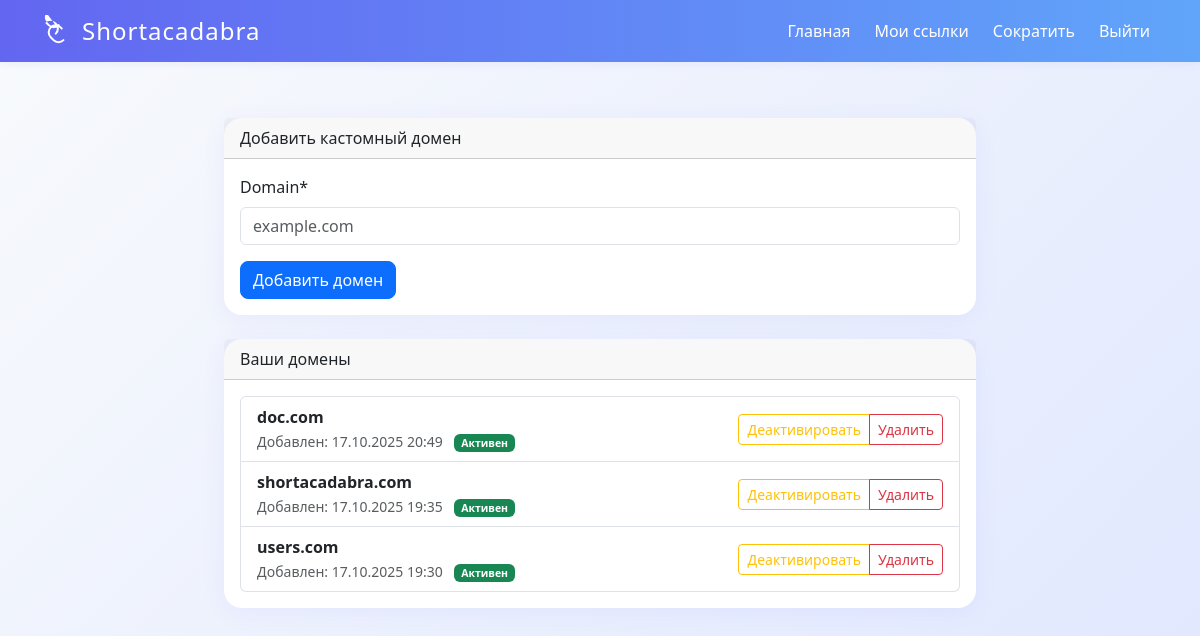
The app's page /domains/ (signed in) with its own data.
### ss/models.py (models this page shows, shortened)
class CustomDomain(models.Model):
    domain = models.CharField(
        max_length=255,
        unique=True,
        validators=[RegexValidator(
            regex=r'^[a-zA-Z0-9]([a-zA-Z0-9\-]{0,61}[a-zA-Z0-9])?(\.[a-zA-Z0-9]([a-zA-Z0-9\-]{0,61}[a-zA-Z0-9])?)*$',
            message='Enter a valid domain name'
        )]
    )
    user = models.ForeignKey(User, on_delete=models.CASCADE, related_name="custom_domains")
    is_active = models.BooleanField(default=True)
    created_at = models.DateTimeField(auto_now_add=True)
    class Meta:
        ordering = ['-created_at']

### ss/views.py (the view)
# urls.py: path('domains/', views.domains, name="domains"),
@login_required(login_url='register')
def domains(request):
    if request.method == "POST":
        form = CustomDomainForm(request.POST)
        if form.is_valid():
            domain = form.save(commit=False)
            domain.user = request.user
            domain.save()
            return redirect('domains')
    else:
        form = CustomDomainForm()
    user_domains = CustomDomain.objects.filter(user=request.user)
    context = {
        'form': form,
        'domains': user_domains,
    }
    return render(request, "ss/domains.html", context)

### ss/forms.py (shortened to what this page needs)
class CustomDomainForm(forms.ModelForm):
    class Meta:
        model = CustomDomain
        fields = ['domain']
        widgets = {
            'domain': forms.TextInput(attrs={
                'class': 'form-control',
                'placeholder': 'example.com'
            })
        }

### ss/templates/ss/domains.html (shortened to what this page needs)
{% extends "ss/layout.html" %}
{% load crispy_forms_tags %}
{% block body %}
<div class="row justify-content-center">
    <div class="col-md-8">
        <div class="card mb-4">
            <div class="card-header">Добавить кастомный домен</div>
            <div class="card-body">
                <form method="post">
                    {{ form|crispy }}
                    <button type="submit" class="btn btn-primary">Добавить домен</button>
                </form>
            </div>
        </div>
        <div class="card">
            <div class="card-header">Ваши домены</div>
            <div class="card-body">
                {% if domains %}
                    <div class="list-group">
                        {% for domain in domains %}
                        <div class="list-group-item d-flex justify-content-between align-items-center">
                            <div>
                                <strong>{{ domain.domain }}</strong>
                                <br>
                                <small class="text-muted">
                                    Добавлен: {{ domain.created_at|date:"d.m.Y H:i" }}
                                    {% if domain.is_active %}
                                        <span class="badge bg-success ms-2">Активен</span>
                                    {% else %}
                                        <span class="badge bg-secondary ms-2">Неактивен</span>
                                    {% endif %}
                                </small>
                            </div>
                            <div class="btn-group" role="group">
                                <a href="{% url 'toggle_domain' domain.id %}" class="btn btn-outline-warning btn-sm">
                                    {% if domain.is_active %}Деактивировать{% else %}Активировать{% endif %}
                                </a>
                                <a href="{% url 'delete_domain' domain.id %}" class="btn btn-outline-danger btn-sm"
                                   onclick="return confirm('Удалить домен {{ domain.domain }}?')">Удалить</a>
                            </div>
                        </div>
                        {% endfor %}
                    </div>
                {% else %}
                    <p class="text-muted">У вас пока нет кастомных доменов.</p>
                {% endif %}
            </div>
        </div>
    </div>
</div>
{% endblock %}

### Shortacadabra/ss/templates/ss/layout.html (shortened to what this page needs)
{% load static %}
<!DOCTYPE html>
<html lang="ru">
<head>
    <link href="https://cdn.jsdelivr.net/npm/bootstrap@5.3.0/dist/css/bootstrap.min.css" rel="stylesheet">
</head>
<body>
    <nav class="navbar navbar-expand-lg mb-4">
        <div class="container">
            <a class="navbar-brand d-flex align-items-center gap-2" href="{% url 'home' %}">
                Shortacadabra
            </a>
            <div class="collapse navbar-collapse" id="navbarNavDropdown">
                <ul class="navbar-nav ms-auto gap-2">
                    <li class="nav-item">
                        <a class="nav-link {% if request.resolver_match.url_name == 'home' %}active{% endif %}" href="{% url 'home' %}">Главная</a>
                    </li>
                    <li class="nav-item">
                        <a class="nav-link {% if request.resolver_match.url_name == 'urls' %}active{% endif %}" href="{% url 'urls' %}">Мои ссылки</a>
                    </li>
                    <li class="nav-item">
                        <a class="nav-link {% if request.resolver_match.url_name == 'shorten' %}active{% endif %}" href="{% url 'shorten' %}">Сократить</a>
                    </li>
                    {% if user.is_authenticated %}
                    <li class="nav-item">
                        <a class="nav-link" href="{% url 'logout' %}">Выйти</a>
                    </li>
                    {% endif %}
                </ul>
            </div>
        </div>
    </nav>
    <main class="container main-content">
        {% block body %}{% endblock %}
    </main>
</body>
</html>

### Shortacadabra/ss/templates/ss/layout.html (style rules this page uses)
body { min-height: 100vh; background: linear-gradient(135deg, #f8fafc 0%, #e0e7ff 100%); font-family: 'Segoe UI', 'Roboto', 'Arial', sans-serif; }
.navbar { background: linear-gradient(90deg, #6366f1 0%, #60a5fa 100%); box-shadow: 0 2px 8px rgba(99,102,241,0.08); }
.navbar-brand, .navbar-nav .nav-link, .navbar-nav .dropdown-item { color: #fff !important; font-weight: 500; }
.navbar-brand { font-size: 1.5rem; letter-spacing: 1px; }
.main-content { padding: 32px 0 48px 0; }
.card { border-radius: 18px; box-shadow: 0 4px 24px rgba(99,102,241,0.07); border: none; }
.btn-primary, .btn-success, .btn-info { border-radius: 8px; font-weight: 500; }

### records on screen
CustomDomain: domain "doc.com", created_at "17.10.2025 20:49", is_active "Активен"
CustomDomain: domain "shortacadabra.com", created_at "17.10.2025 19:35", is_active "Активен"
CustomDomain: domain "users.com", created_at "17.10.2025 19:30", is_active "Активен"
